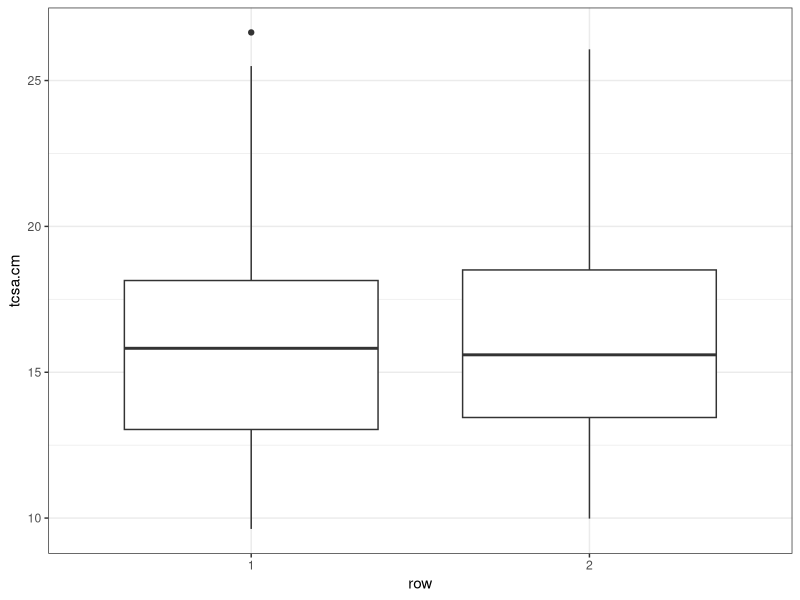

Write the R code that produced this figure. (Note: this script raises an error after producing the figure.)
# Tree selection: trunk measurements
# author: Jimmy Larson
# created: 3/5/20
# last edited: 3/5/20

## packages----
library(tidyverse)
## load data----
trunks.init <- read_csv("data/tree_selec_trunks_march_2020.csv")
## calculate cross sectional area----
trunks.init %>%
  mutate(r.cm = (circ.cm/(2*pi))) %>%
  mutate(tcsa.cm = ((r.cm^2)*pi))-> trunks.init
trunks.init$row <- as.factor(trunks.init$row)
## plot tcsa variability----
ggplot(trunks.init, aes(x = row, y = tcsa.cm))+
  geom_boxplot()+
  theme_bw()

ggplot(trunks, aes(x = tree, y = tcsa.cm, colour = row))+
  geom_point()+
  theme_bw()

## remove outliers ----
trunks.init %>%
  filter(tcsa.cm > quantile(tcsa.cm, 0.08),
         tcsa.cm < quantile(tcsa.cm, 0.92)) -> trunks
## write file for selected trees----
write_csv(trunks, "trunks_selected_final.csv")
